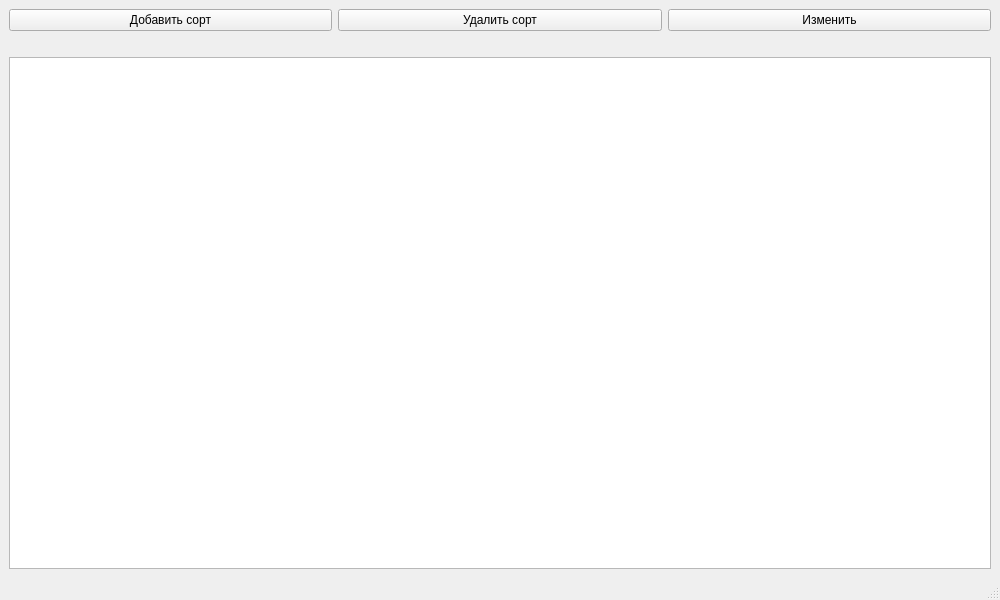
<?xml version="1.0" encoding="UTF-8"?>
<ui version="4.0">
 <class>MainWindow</class>
 <widget class="QMainWindow" name="MainWindow">
  <property name="geometry">
   <rect>
    <x>0</x>
    <y>0</y>
    <width>1000</width>
    <height>600</height>
   </rect>
  </property>
  <property name="windowTitle">
   <string>Кофейная коллекция</string>
  </property>
  <widget class="QWidget" name="centralwidget">
   <layout class="QVBoxLayout" name="verticalLayout">
    <item>
     <layout class="QHBoxLayout" name="horizontalLayout_2">
      <item>
       <widget class="QPushButton" name="btn_add">
        <property name="text">
         <string>Добавить сорт</string>
        </property>
       </widget>
      </item>
      <item>
       <widget class="QPushButton" name="btn_remove">
        <property name="text">
         <string>Удалить сорт</string>
        </property>
       </widget>
      </item>
      <item>
       <widget class="QPushButton" name="btn_edit">
        <property name="text">
         <string>Изменить</string>
        </property>
       </widget>
      </item>
     </layout>
    </item>
    <item>
     <layout class="QHBoxLayout" name="horizontalLayout">
      <item>
       <spacer name="horizontalSpacer">
        <property name="orientation">
         <enum>Qt::Horizontal</enum>
        </property>
        <property name="sizeHint" stdset="0">
         <size>
          <width>50</width>
          <height>20</height>
         </size>
        </property>
       </spacer>
      </item>
     </layout>
    </item>
    <item>
     <widget class="QTableWidget" name="tableWidget"/>
    </item>
   </layout>
  </widget>
  <widget class="QMenuBar" name="menubar">
   <property name="geometry">
    <rect>
     <x>0</x>
     <y>0</y>
     <width>1000</width>
     <height>26</height>
    </rect>
   </property>
  </widget>
  <widget class="QStatusBar" name="statusbar"/>
 </widget>
 <resources/>
 <connections/>
</ui>
